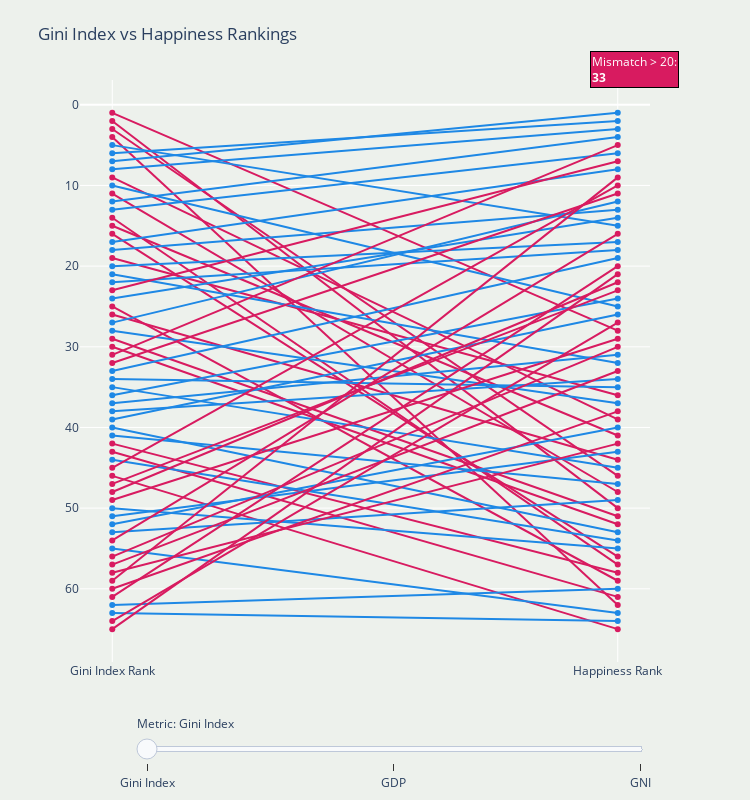

The code cell stored with this chart in its notebook:
### Markdown cell above
The figure below shows a graph with the ranking of Gini index, GDP and GNI compared to the happiness. This way a mismatch can be seen and the amount of extreme cases is visible. When the mismatch is >30, the line turns red. For the gini index this is slightly difference, the line is red when the mismatch is >20. This is because there is a lot of missing data for gini index, so the sample rate is smaller. Therefore a mismatch of >30 has a way bigger impact than it has for GDP or GNI. The plot about the gini index and happiness shows a large amount of mismatches between the two variables suggesting the correlation between the two might not be as strong as it seemed from previous representations. This is in stark contrast to the plots about GDP per capita and GNI per capita, these variables seem te accurately predict and match their respective ranking within the happiness index. This suggests a positive correlation between the GDP per capita and GNI per capita, and thus the wealth, and the happiness reported in a country.

### Code cell
import pandas as pd
import plotly.graph_objects as go

df = pd.read_csv('final.csv')
df['Country'] = df['Country'].str.strip()

def prepare_rankings(df, metric_col, ascending_rank):
    df_filtered = df.dropna(subset=[metric_col, 'Happiness']).copy()
    df_filtered = df_filtered.sort_values(by=[metric_col, 'Country'], ascending=[ascending_rank, True])
    df_filtered[f'{metric_col} Rank'] = df_filtered[metric_col].rank(method='first', ascending=ascending_rank).astype(int)
    df_filtered['Happiness Rank'] = df_filtered['Happiness'].rank(method='min', ascending=False).astype(int)
    df_filtered['Mismatch'] = (df_filtered[f'{metric_col} Rank'] - df_filtered['Happiness Rank']).abs()
    return df_filtered

def create_slope_traces(df_metric, metric_col, display_name, mismatch_threshold):
    traces = []
    for _, row in df_metric.iterrows():
        color = '#1E88E5' if row['Mismatch'] <= mismatch_threshold else '#D81B60'
        hovertext = (
            f"{row['Country']}<br>"
            f"{display_name} Rank: {row[f'{metric_col} Rank']}<br>"
            f"Happiness Rank: {row['Happiness Rank']}<br>"
            f"Mismatch: {row['Mismatch']}"
        )
        traces.append(go.Scatter(
            x=[f'{display_name} Rank', 'Happiness Rank'],
            y=[row[f'{metric_col} Rank'], row['Happiness Rank']],
            mode='lines+markers',
            line=dict(color=color, width=2),
            name=row['Country'],
            hoverinfo='text',
            hovertext=hovertext
        ))
    return traces

df_gini = prepare_rankings(df, 'Gini_index', ascending_rank=True)
df_gdp = prepare_rankings(df, 'GDP_current_usd', ascending_rank=False)
df_gni = prepare_rankings(df, 'GNI_current_usd', ascending_rank=False)

red_gini = (df_gini['Mismatch'] > 15).sum()
red_gdp = (df_gdp['Mismatch'] > 30).sum()
red_gni = (df_gni['Mismatch'] > 30).sum()

traces_gini = create_slope_traces(df_gini, 'Gini_index', 'Gini Index', mismatch_threshold=15)
traces_gdp = create_slope_traces(df_gdp, 'GDP_current_usd', 'GDP', mismatch_threshold=30)
traces_gni = create_slope_traces(df_gni, 'GNI_current_usd', 'GNI', mismatch_threshold=30)

fig = go.Figure(data=traces_gini)
for trace in traces_gdp + traces_gni:
    trace.visible = False
    fig.add_trace(trace)

steps = []
total_traces = len(traces_gini) + len(traces_gdp) + len(traces_gni)
start_idx = 0
metrics = [
    ('Gini Index', traces_gini, 20, red_gini),
    ('GDP', traces_gdp, 30, red_gdp),
    ('GNI', traces_gni, 30, red_gni)
]

for metric_name, traces_metric, threshold, red_count in metrics:
    visible = [False] * total_traces
    for i in range(len(traces_metric)):
        visible[start_idx + i] = True
    step = dict(
        method='update',
        label=metric_name,
        args=[
            {'visible': visible},
            {'title': f'{metric_name} vs Happiness Rankings',
             'xaxis': {'title': '', 'tickvals': [f'{metric_name} Rank', 'Happiness Rank']},
             'yaxis': {'title': 'Rank (1 = Best)', 'autorange': 'reversed'},
             'annotations': [dict(
                 x=1.05,
                 y=1.05,
                 xref='paper',
                 yref='paper',
                 showarrow=False,
                 align='left',
                 bgcolor='#D81B60',
                 font=dict(color='white', size=12),
                 text=f'Mismatch > {threshold}:<br><b>{red_count}</b>',
                 bordercolor='black',
                 borderwidth=1
             )]
            }
        ]
    )
    steps.append(step)
    start_idx += len(traces_metric)

fig.update_layout(
    sliders=[dict(
        active=0,
        currentvalue={"prefix": "Metric: "},
        pad={"t": 50},
        steps=steps,
        len=0.9,
        x=0.1,
        xanchor='left'
    )],
    yaxis=dict(autorange='reversed'),
    showlegend=False,
    height=800,
    width=750,
    margin=dict(t=80, b=80, l=80, r=100),
    title='Gini Index vs Happiness Rankings',
    xaxis={'title': '', 'tickvals': ['Gini Index Rank', 'Happiness Rank']},
    annotations=[dict(
        x=1.05,
        y=1.05,
        xref='paper',
        yref='paper',
        showarrow=False,
        align='left',
        bgcolor='#D81B60',
        font=dict(color='white', size=12),
        text=f'Mismatch > 20:<br><b>{red_gini}</b>',
        bordercolor='black',
        borderwidth=1
    )],
    paper_bgcolor='#EDF1EC',
    plot_bgcolor='#EDF1EC'
)

fig.show()
